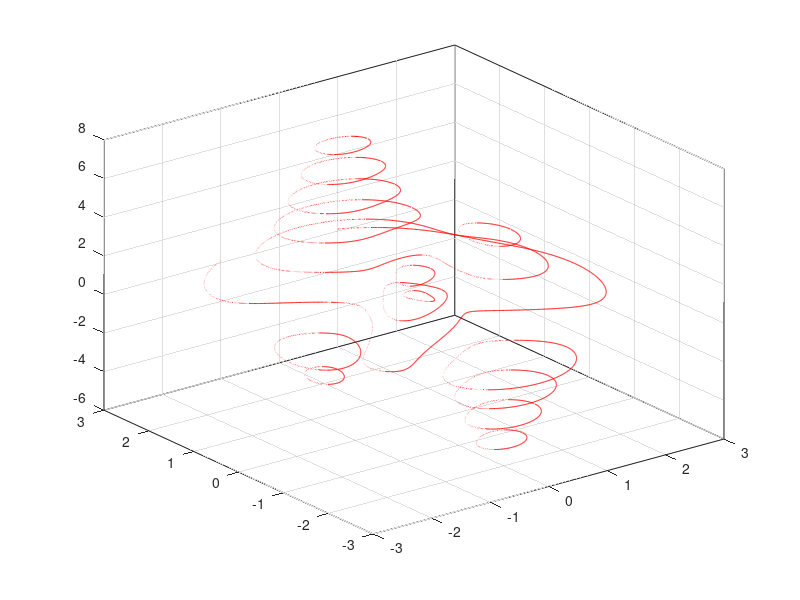

Write the MATLAB code that produced this figure.
clear;                            % clear the residue

[x, y, z] = peaks(80);            % generate the data

xi = -3: 0.01: 3;                 % 2-dimension interpolation
yi = -3: 0.01: 3;
zi = interp2(x, y, z, xi', yi, 'cubic');

% mesh(xi, yi, zi);               % create a mesh plot
contour3(xi, yi, zi, 10, 'r');    % create a contour plot
% waterfall(xi, yi, zi);          % create a waterfall plot